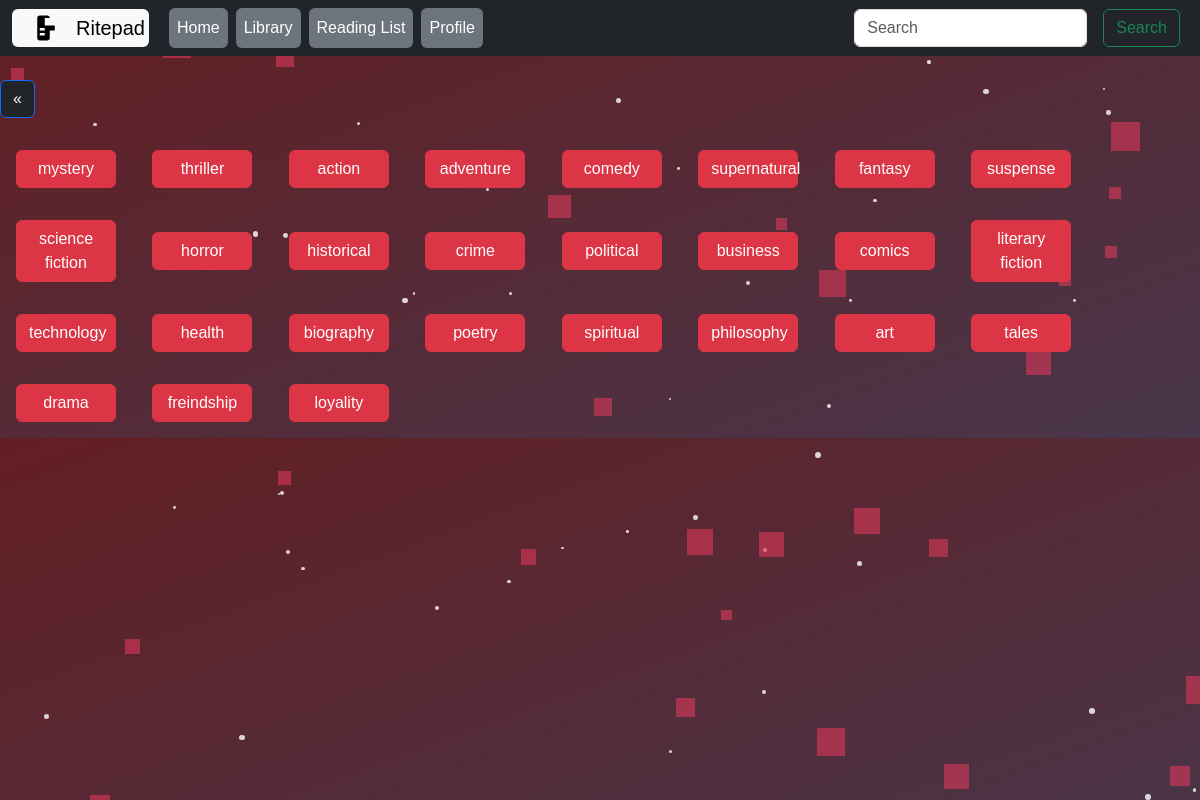
Page /read/genre/ (signed in) on the committed database.
### read/models.py (models this page shows, shortened)
class Genre(models.Model):
    Genre_id=models.AutoField
    Genre_name=models.CharField(max_length=50)

### read/views.py (the view)
# urls.py: path("genre/",views.genre,name="Genre"),
@login_required
def genre(request):
    genre_name=Genre.objects.values('Genre_name')
    genre_name=[gen['Genre_name'] for gen in genre_name]
    genre={'genre_name':genre_name}
    print(genre)
    return render(request, 'read/genre.html', genre)

### read/templates/read/genre.html (shortened to what this page needs)
{% extends 'read/basic.html' %}
{% block body %}
<div id="stars-container"></div>
{% for gen in genre_name %}
<a href="/read/genre_books/{{gen}}"><button type="submit" name="button" class="btn btn-danger col-md-1 mx-3 my-3">{{gen}}</button></a>
{% endfor %}
{% endblock %}

### read/templates/read/genre.html (style rules this page uses)
body { background: linear-gradient(to bottom right, rgba(82, 6, 11, 0.9), rgba(52, 32, 54, 0.9) ); color: #fff; font-family: Arial, sans-serif; }
#stars-container { position: fixed; top: 0; left: 0; width: 100%; height: 100%; pointer-events: none; z-index: -1; }

### rows in the picture
Genre: Genre_name "mystery"
Genre: Genre_name "thriller"
Genre: Genre_name "action"
Genre: Genre_name "adventure"
Genre: Genre_name "comedy"
Genre: Genre_name "supernatural"
Genre: Genre_name "fantasy"
Genre: Genre_name "suspense"
Genre: Genre_name "science fiction"
Genre: Genre_name "horror"
Genre: Genre_name "historical"
Genre: Genre_name "crime"
Genre: Genre_name "political"
Genre: Genre_name "business"
Genre: Genre_name "comics"
Genre: Genre_name "literary fiction"
Genre: Genre_name "technology"
Genre: Genre_name "health"
Genre: Genre_name "biography"
Genre: Genre_name "poetry"
Genre: Genre_name "spiritual"
Genre: Genre_name "philosophy"
Genre: Genre_name "art"
Genre: Genre_name "tales"
Genre: Genre_name "drama"
Genre: Genre_name "freindship"
Genre: Genre_name "loyality"
